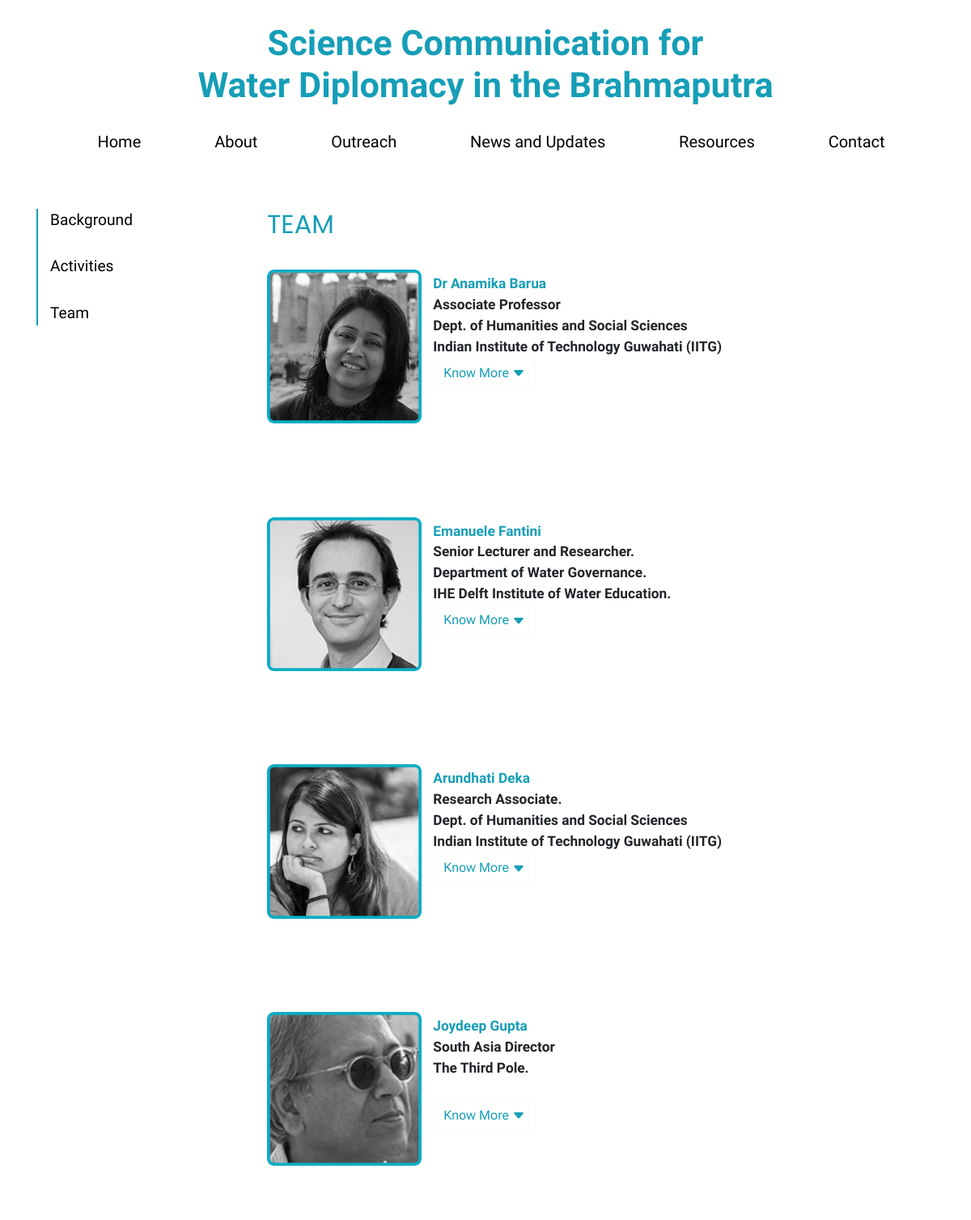
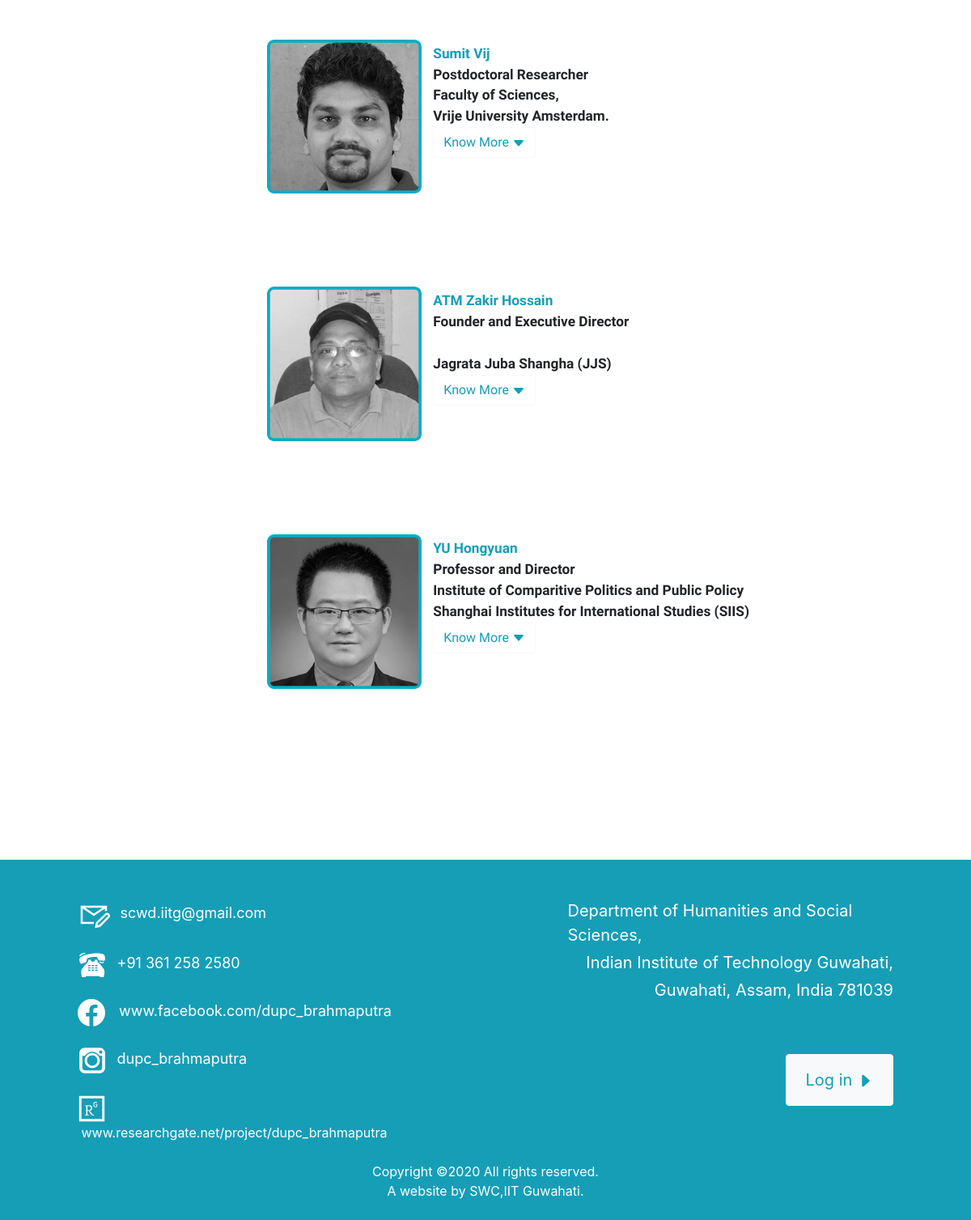
Screenshot of /teams/ with the database file from the repository (2 pictures, top to bottom).
### mainsite/models.py (models this page shows, shortened)
class team(models.Model):
    name = models.CharField(max_length = 100)
    image = models.ImageField(upload_to = 'images/', default = 'download.png')
    designation = models.CharField(max_length = 1500, default= None)
    institute_name = models.CharField(max_length = 1500,default = 'IITG',blank=True)
    department = models.CharField(max_length=1500,default = 'HSS',blank=True)
    information = models.TextField(max_length = 3000, default= None)
    def ida(self):
        return self.name[:2]

### mainsite/views.py (the view)
# urls.py: path('teams/',views.teams,name ='teams'),
def teams(request):
    tm = team.objects
    return render(request,'teams.html',{'tm':tm})

### mainsite/templates/teams.html (shortened to what this page needs)
{% extends 'base.html' %}
{% block ccd %}
{% load static %}
<div id="marine-content-inner">
  <br><br>
      <div class="container">
          <div class="row justify-content-start" style="font-size: 120%; font-family: Raleway;">
            <div class="col-lg-3 col-md-3 col-sm-3">
              <p style="color: #000; border-left: 2px solid #169EB7; padding-left: 15px;">
                <a href="{%url 'mainsite:background' %}" style="color: #000; " >Background</a><br><br>
                <a href="{%url 'mainsite:activity'%}" style="color: #000;">Activities</a><br><br>
                <a href="{%url 'mainsite:teams'%}" style="color: #000;">Team</a>
              </p>
            </div>
            <div class="col-lg-7 col-md-7 col-sm-7">
              <div class="page-heading">
                <h2 style="color: #169EB7; font-weight: 400;">TEAM</h2>
              </div>
              <br>
                {% for member in tm.all %}
                <div>
                  <img class=" img-fluid" src="{{member.image.url}}" width = "30%" height = "40%" style="top: 0; vertical-align: top;">
                  <p style="display: inline-block; font-size: 90%; padding-top: 5px; font-weight: bold; padding-left: 10px;">
                  <b style="color: #169EB7; margin-top: 20px;">{{member.name}}</b><br>
                  {{ member.designation }}<br>
                  {{ member.department }}<br>
                  {{ member.institute_name }}<br>
                  <button class="btn btn-light" type="button" data-toggle="collapse" data-target="#{{member.ida}}" aria-expanded="false"  style="background-color: #FFF; color: #169EB7;">Know More&nbsp;<svg width="1em" height="1em" viewBox="0 0 16 16" class="bi bi-caret-down-fill" fill="currentColor" xmlns="http://www.w3.org/2000/svg">
                <path d="M7.247 11.14L2.451 5.658C1.885 5.013 2.345 4 3.204 4h9.592a1 1 0 0 1 .753 1.659l-4.796 5.48a1 1 0 0 1-1.506 0z"/></svg></button>
                  <br><br>
                </p>
                <br><br>
              </div>
                <br><br><br>
                {% endfor %}
            </div>
          </div>
        </div>
      <div class="container">
      <div class="row">
        <div class="col-lg-6 col-md-6 col-sm-6">
        </div>
        <div class="col-lg-6 col-md-6 col-sm-6">
          <br>
        </div>
      </div>
</div>
<br>
{%endblock%}

### static/css/style.css (style rules this page uses)
html { font-family: Raleway; }
body { line-height: 1.7; color: #4d4d4d; font-weight: 300; font-size: 1rem; }
a { -webkit-transition: .3s all ease; -o-transition: .3s all ease; transition: .3s all ease; }
h1, h2, h3, h4, h5, .h1, .h2, .h3, .h4, .h5 { font-family: "Poppins", -apple-system, BlinkMacSystemFont, "Segoe UI", Roboto, "Helvetica Neue", Arial, sans-serif, "Apple Color Emoji", "Segoe UI Emoji", "Segoe UI Symbol", "Noto Color Emoji"; }
.btn { border-radius: 0; }

### rows the page displays
team: image (picture), name "Dr Anamika Barua", designation "Associate Professor", department "Dept. of Humanities and Social Sciences", institute_name "Indian Institute of Technology Guwahati (IITG)"
team: image (picture), name "Emanuele Fantini", designation "Senior Lecturer and Researcher.", department "Department of Water Governance.", institute_name "IHE Delft Institute of Water Education."
team: image (picture), name "Arundhati Deka", designation "Research Associate.", department "Dept. of Humanities and Social Sciences", institute_name "Indian Institute of Technology Guwahati (IITG)"
team: image (picture), name "Joydeep Gupta", designation "South Asia Director", department "The Third Pole."
team: image (picture), name "Sumit Vij", designation "Postdoctoral Researcher", department "Faculty of Sciences,", institute_name "Vrije University Amsterdam."
team: image (picture), name "ATM Zakir Hossain", designation "Founder and Executive Director", institute_name "Jagrata Juba Shangha (JJS)"
team: image (picture), name "YU Hongyuan", designation "Professor and Director", department "Institute of Comparitive Politics and Public Policy", institute_name "Shanghai Institutes for International Studies (SIIS)"
